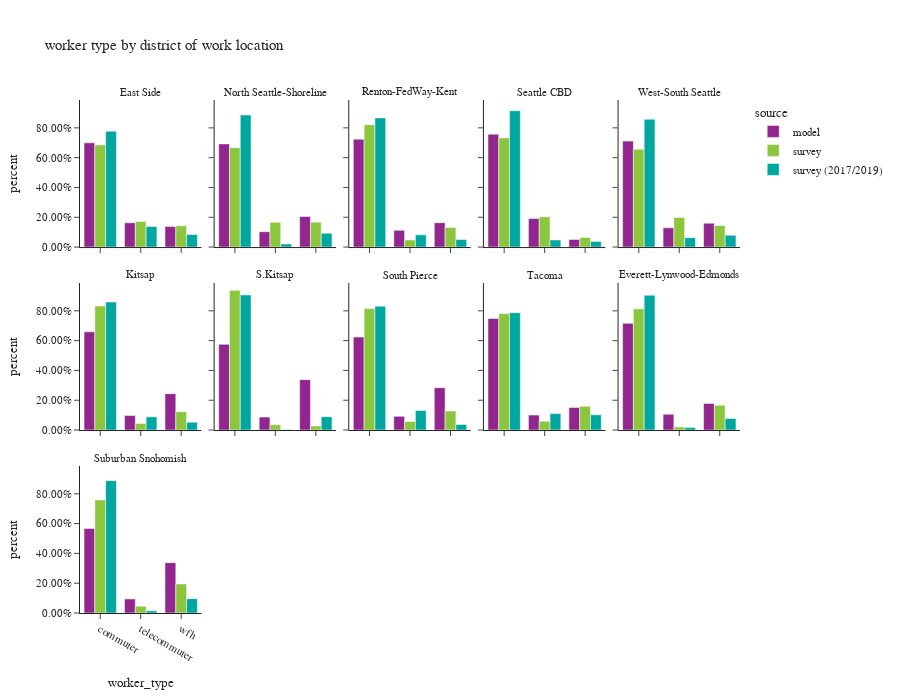

The notebook cell saved with this chart:
### Code cell
df_worker_count = workers.groupby(['source','CountyName_work','district_name_work','worker_type'])['pdexpfac']. \
    sum().reset_index()
df_worker_count['percent'] = df_worker_count.groupby(['source','CountyName_work','district_name_work'], group_keys=False)['pdexpfac']. \
    apply(lambda x: x / float(x.sum()))

df_worker_count_ct = workers.groupby(['source','CountyName_work','district_name_work','worker_type'])['pdexpfac'].count().reset_index(). \
    rename(columns={'pdexpfac':'sample count'})
df_worker_count = df_worker_count.merge(df_worker_count_ct, on=['source','CountyName_work','district_name_work','worker_type']). \
    rename(columns={'pdexpfac':'total count'})

fig = px.bar(df_worker_count.sort_values(by=['source','CountyName_work','district_name_work']), x='worker_type', y="percent",
             facet_col="district_name_work",facet_col_wrap=5,color="source",
             barmode="group",hover_data=['sample count','total count'],
             title="worker type by district of work location")
fig.for_each_annotation(lambda a: a.update(text = a.text.split("=")[-1]))
fig.update_layout(height=700, width=900, font=dict(size=11))
fig.for_each_yaxis(lambda a: a.update(tickformat = ".2%"))
fig.update_xaxes(categoryorder='array', categoryarray= ['commuter','telecommuter','wfh'])
fig.show()

### Figure 1 — Plotly figure (JSON) as saved in the notebook; plotly's stock layout.template omitted (floating-point values rounded to 4 significant figures)
{"data": [{"alignmentgroup": "True", "customdata": [[298429, 298429], [69574, 69574], [58503, 58503]], "hovertemplate": "source=model<br>district_name_work=East Side<br>worker_type=%{x}<br>percent=%{y}<br>sample count=%{customdata[0]}<br>total count=%{customdata[1]}<extra></extra>", "legendgroup": "model", "marker": {"color": "#91268F", "pattern": {"shape": ""}}, "name": "model", "offsetgroup": "model", "orientation": "v", "showlegend": true, "textposition": "auto", "type": "bar", "x": ["commuter", "telecommuter", "wfh"], "xaxis": "x11", "y": [0.6997, 0.1631, 0.1372], "yaxis": "y11"}, {"alignmentgroup": "True", "customdata": [[110846, 110846], [16535, 16535], [32728, 32728]], "hovertemplate": "source=model<br>district_name_work=North Seattle-Shoreline<br>worker_type=%{x}<br>percent=%{y}<br>sample count=%{customdata[0]}<br>total count=%{customdata[1]}<extra></extra>", "legendgroup": "model", "marker": {"color": "#91268F", "pattern": {"shape": ""}}, "name": "model", "offsetgroup": "model", "orientation": "v", "showlegend": false, "textposition": "auto", "type": "bar", "x": ["commuter", "telecommuter", "wfh"], "xaxis": "x12", "y": [0.6923, 0.1033, 0.2044], "yaxis": "y12"}, {"alignmentgroup": "True", "customdata": [[252672, 252672], [39263, 39263], [57157, 57157]], "hovertemplate": "source=model<br>district_name_work=Renton-FedWay-Kent<br>worker_type=%{x}<br>percent=%{y}<br>sample count=%{customdata[0]}<br>total count=%{customdata[1]}<extra></extra>", "legendgroup": "model", "marker": {"color": "#91268F", "pattern": {"shape": ""}}, "name": "model", "offsetgroup": "model", "orientation": "v", "showlegend": false, "textposition": "auto", "type": "bar", "x": ["commuter", "telecommuter", "wfh"], "xaxis": "x13", "y": [0.7238, 0.1125, 0.1637], "yaxis": "y13"}, {"alignmentgroup": "True", "customdata": [[263535, 263535], [66534, 66534], [17751, 17751]], "hovertemplate": "source=model<br>district_name_work=Seattle CBD<br>worker_type=%{x}<br>percent=%{y}<br>sample count=%{customdata[0]}<br>total count=%{customdata[1]}<extra></extra>", "legendgroup": "model", "marker": {"color": "#91268F", "pattern": {"shape": ""}}, "name": "model", "offsetgroup": "model", "orientation": "v", "showlegend": false, "textposition": "auto", "type": "bar", "x": ["commuter", "telecommuter", "wfh"], "xaxis": "x14", "y": [0.7577, 0.1913, 0.05104], "yaxis": "y14"}, {"alignmentgroup": "True", "customdata": [[103977, 103977], [18883, 18883], [23378, 23378]], "hovertemplate": "source=model<br>district_name_work=West-South Seattle<br>worker_type=%{x}<br>percent=%{y}<br>sample count=%{customdata[0]}<br>total count=%{customdata[1]}<extra></extra>", "legendgroup": "model", "marker": {"color": "#91268F", "pattern": {"shape": ""}}, "name": "model", "offsetgroup": "model", "orientation": "v", "showlegend": false, "textposition": "auto", "type": "bar", "x": ["commuter", "telecommuter", "wfh"], "xaxis": "x15", "y": [0.711, 0.1291, 0.1599], "yaxis": "y15"}, {"alignmentgroup": "True", "customdata": [[79378, 79378], [11677, 11677], [29385, 29385]], "hovertemplate": "source=model<br>district_name_work=Kitsap<br>worker_type=%{x}<br>percent=%{y}<br>sample count=%{customdata[0]}<br>total count=%{customdata[1]}<extra></extra>", "legendgroup": "model", "marker": {"color": "#91268F", "pattern": {"shape": ""}}, "name": "model", "offsetgroup": "model", "orientation": "v", "showlegend": false, "textposition": "auto", "type": "bar", "x": ["commuter", "telecommuter", "wfh"], "xaxis": "x6", "y": [0.6591, 0.09695, 0.244], "yaxis": "y6"}, {"alignmentgroup": "True", "customdata": [[16181, 16181], [2437, 2437], [9507, 9507]], "hovertemplate": "source=model<br>district_name_work=S.Kitsap<br>worker_type=%{x}<br>percent=%{y}<br>sample count=%{customdata[0]}<br>total count=%{customdata[1]}<extra></extra>", "legendgroup": "model", "marker": {"color": "#91268F", "pattern": {"shape": ""}}, "name": "model", "offsetgroup": "model", "orientation": "v", "showlegend": false, "textposition": "auto", "type": "bar", "x": ["commuter", "telecommuter", "wfh"], "xaxis": "x7", "y": [0.5753, 0.08665, 0.338], "yaxis": "y7"}, {"alignmentgroup": "True", "customdata": [[109616, 109616], [16124, 16124], [49931, 49931]], "hovertemplate": "source=model<br>district_name_work=South Pierce<br>worker_type=%{x}<br>percent=%{y}<br>sample count=%{customdata[0]}<br>total count=%{customdata[1]}<extra></extra>", "legendgroup": "model", "marker": {"color": "#91268F", "pattern": {"shape": ""}}, "name": "model", "offsetgroup": "model", "orientation": "v", "showlegend": false, "textposition": "auto", "type": "bar", "x": ["commuter", "telecommuter", "wfh"], "xaxis": "x8", "y": [0.624, 0.09179, 0.2842], "yaxis": "y8"}, {"alignmentgroup": "True", "customdata": [[106740, 106740], [14323, 14323], [21539, 21539]], "hovertemplate": "source=model<br>district_name_work=Tacoma<br>worker_type=%{x}<br>percent=%{y}<br>sample count=%{customdata[0]}<br>total count=%{customdata[1]}<extra></extra>", "legendgroup": "model", "marker": {"color": "#91268F", "pattern": {"shape": ""}}, "name": "model", "offsetgroup": "model", "orientation": "v", "showlegend": false, "textposition": "auto", "type": "bar", "x": ["commuter", "telecommuter", "wfh"], "xaxis": "x9", "y": [0.7485, 0.1004, 0.151], "yaxis": "y9"}, {"alignmentgroup": "True", "customdata": [[114687, 114687], [16975, 16975], [28571, 28571]], "hovertemplate": "source=model<br>district_name_work=Everett-Lynwood-Edmonds<br>worker_type=%{x}<br>percent=%{y}<br>sample count=%{customdata[0]}<br>total count=%{customdata[1]}<extra></extra>", "legendgroup": "model", "marker": {"color": "#91268F", "pattern": {"shape": ""}}, "name": "model", "offsetgroup": "model", "orientation": "v", "showlegend": false, "textposition": "auto", "type": "bar", "x": ["commuter", "telecommuter", "wfh"], "xaxis": "x10", "y": [0.7158, 0.1059, 0.1783], "yaxis": "y10"}, {"alignmentgroup": "True", "customdata": [[89271, 89271], [14853, 14853], [53146, 53146]], "hovertemplate": "source=model<br>district_name_work=Suburban Snohomish<br>worker_type=%{x}<br>percent=%{y}<br>sample count=%{customdata[0]}<br>total count=%{customdata[1]}<extra></extra>", "legendgroup": "model", "marker": {"color": "#91268F", "pattern": {"shape": ""}}, "name": "model", "offsetgroup": "model", "orientation": "v", "showlegend": false, "textposition": "auto", "type": "bar", "x": ["commuter", "telecommuter", "wfh"], "xaxis": "x", "y": [0.5676, 0.09444, 0.3379], "yaxis": "y"}, {"alignmentgroup": "True", "customdata": [[405, 244300.0], [177, 61190.0], [176, 50860.0]], "hovertemplate": "source=survey<br>district_name_work=East Side<br>worker_type=%{x}<br>percent=%{y}<br>sample count=%{customdata[0]}<br>total count=%{customdata[1]}<extra></extra>", "legendgroup": "survey", "marker": {"color": "#8CC63E", "pattern": {"shape": ""}}, "name": "survey", "offsetgroup": "survey", "orientation": "v", "showlegend": true, "textposition": "auto", "type": "bar", "x": ["commuter", "telecommuter", "wfh"], "xaxis": "x11", "y": [0.6856, 0.1717, 0.1427], "yaxis": "y11"}, {"alignmentgroup": "True", "customdata": [[262, 99270.0], [87, 24690.0], [147, 24900.0]], "hovertemplate": "source=survey<br>district_name_work=North Seattle-Shoreline<br>worker_type=%{x}<br>percent=%{y}<br>sample count=%{customdata[0]}<br>total count=%{customdata[1]}<extra></extra>", "legendgroup": "survey", "marker": {"color": "#8CC63E", "pattern": {"shape": ""}}, "name": "survey", "offsetgroup": "survey", "orientation": "v", "showlegend": false, "textposition": "auto", "type": "bar", "x": ["commuter", "telecommuter", "wfh"], "xaxis": "x12", "y": [0.6669, 0.1658, 0.1673], "yaxis": "y12"}, {"alignmentgroup": "True", "customdata": [[182, 230700.0], [45, 13360.0], [39, 36860.0]], "hovertemplate": "source=survey<br>district_name_work=Renton-FedWay-Kent<br>worker_type=%{x}<br>percent=%{y}<br>sample count=%{customdata[0]}<br>total count=%{customdata[1]}<extra></extra>", "legendgroup": "survey", "marker": {"color": "#8CC63E", "pattern": {"shape": ""}}, "name": "survey", "offsetgroup": "survey", "orientation": "v", "showlegend": false, "textposition": "auto", "type": "bar", "x": ["commuter", "telecommuter", "wfh"], "xaxis": "x13", "y": [0.8213, 0.04754, 0.1312], "yaxis": "y13"}, {"alignmentgroup": "True", "customdata": [[473, 189500.0], [253, 52640.0], [127, 16610.0]], "hovertemplate": "source=survey<br>district_name_work=Seattle CBD<br>worker_type=%{x}<br>percent=%{y}<br>sample count=%{customdata[0]}<br>total count=%{customdata[1]}<extra></extra>", "legendgroup": "survey", "marker": {"color": "#8CC63E", "pattern": {"shape": ""}}, "name": "survey", "offsetgroup": "survey", "orientation": "v", "showlegend": false, "textposition": "auto", "type": "bar", "x": ["commuter", "telecommuter", "wfh"], "xaxis": "x14", "y": [0.7323, 0.2035, 0.0642], "yaxis": "y14"}, {"alignmentgroup": "True", "customdata": [[143, 96100.0], [74, 29110.0], [78, 21170.0]], "hovertemplate": "source=survey<br>district_name_work=West-South Seattle<br>worker_type=%{x}<br>percent=%{y}<br>sample count=%{customdata[0]}<br>total count=%{customdata[1]}<extra></extra>", "legendgroup": "survey", "marker": {"color": "#8CC63E", "pattern": {"shape": ""}}, "name": "survey", "offsetgroup": "survey", "orientation": "v", "showlegend": false, "textposition": "auto", "type": "bar", "x": ["commuter", "telecommuter", "wfh"], "xaxis": "x15", "y": [0.6565, 0.1989, 0.1446], "yaxis": "y15"}, {"alignmentgroup": "True", "customdata": [[96, 85280.0], [13, 4550.0], [43, 12550.0]], "hovertemplate": "source=survey<br>district_name_work=Kitsap<br>worker_type=%{x}<br>percent=%{y}<br>sample count=%{customdata[0]}<br>total count=%{customdata[1]}<extra></extra>", "legendgroup": "survey", "marker": {"color": "#8CC63E", "pattern": {"shape": ""}}, "name": "survey", "offsetgroup": "survey", "orientation": "v", "showlegend": false, "textposition": "auto", "type": "bar", "x": ["commuter", "telecommuter", "wfh"], "xaxis": "x6", "y": [0.833, 0.04444, 0.1226], "yaxis": "y6"}, {"alignmentgroup": "True", "customdata": [[10, 14060.0], [4, 528.4], [3, 408.8]], "hovertemplate": "source=survey<br>district_name_work=S.Kitsap<br>worker_type=%{x}<br>percent=%{y}<br>sample count=%{customdata[0]}<br>total count=%{customdata[1]}<extra></extra>", "legendgroup": "survey", "marker": {"color": "#8CC63E", "pattern": {"shape": ""}}, "name": "survey", "offsetgroup": "survey", "orientation": "v", "showlegend": false, "textposition": "auto", "type": "bar", "x": ["commuter", "telecommuter", "wfh"], "xaxis": "x7", "y": [0.9375, 0.03523, 0.02726], "yaxis": "y7"}, {"alignmentgroup": "True", "customdata": [[92, 142000.0], [16, 10040.0], [24, 22240.0]], "hovertemplate": "source=survey<br>district_name_work=South Pierce<br>worker_type=%{x}<br>percent=%{y}<br>sample count=%{customdata[0]}<br>total count=%{customdata[1]}<extra></extra>", "legendgroup": "survey", "marker": {"color": "#8CC63E", "pattern": {"shape": ""}}, "name": "survey", "offsetgroup": "survey", "orientation": "v", "showlegend": false, "textposition": "auto", "type": "bar", "x": ["commuter", "telecommuter", "wfh"], "xaxis": "x8", "y": [0.8148, 0.05762, 0.1276], "yaxis": "y8"}, {"alignmentgroup": "True", "customdata": [[80, 80930.0], [11, 6103.0], [28, 16470.0]], "hovertemplate": "source=survey<br>district_name_work=Tacoma<br>worker_type=%{x}<br>percent=%{y}<br>sample count=%{customdata[0]}<br>total count=%{customdata[1]}<extra></extra>", "legendgroup": "survey", "marker": {"color": "#8CC63E", "pattern": {"shape": ""}}, "name": "survey", "offsetgroup": "survey", "orientation": "v", "showlegend": false, "textposition": "auto", "type": "bar", "x": ["commuter", "telecommuter", "wfh"], "xaxis": "x9", "y": [0.7819, 0.05896, 0.1591], "yaxis": "y9"}, {"alignmentgroup": "True", "customdata": [[103, 99790.0], [20, 2548.0], [35, 20400.0]], "hovertemplate": "source=survey<br>district_name_work=Everett-Lynwood-Edmonds<br>worker_type=%{x}<br>percent=%{y}<br>sample count=%{customdata[0]}<br>total count=%{customdata[1]}<extra></extra>", "legendgroup": "survey", "marker": {"color": "#8CC63E", "pattern": {"shape": ""}}, "name": "survey", "offsetgroup": "survey", "orientation": "v", "showlegend": false, "textposition": "auto", "type": "bar", "x": ["commuter", "telecommuter", "wfh"], "xaxis": "x10", "y": [0.813, 0.02076, 0.1662], "yaxis": "y10"}, {"alignmentgroup": "True", "customdata": [[100, 114100.0], [15, 6930.0], [50, 29330.0]], "hovertemplate": "source=survey<br>district_name_work=Suburban Snohomish<br>worker_type=%{x}<br>percent=%{y}<br>sample count=%{customdata[0]}<br>total count=%{customdata[1]}<extra></extra>", "legendgroup": "survey", "marker": {"color": "#8CC63E", "pattern": {"shape": ""}}, "name": "survey", "offsetgroup": "survey", "orientation": "v", "showlegend": false, "textposition": "auto", "type": "bar", "x": ["commuter", "telecommuter", "wfh"], "xaxis": "x", "y": [0.7588, 0.04609, 0.1951], "yaxis": "y"}, {"alignmentgroup": "True", "customdata": [[1052, 203900.0], [99, 36370.0], [76, 22140.0]], "hovertemplate": "source=survey (2017/2019)<br>district_name_work=East Side<br>worker_type=%{x}<br>percent=%{y}<br>sample count=%{customdata[0]}<br>total count=%{customdata[1]}<extra></extra>", "legendgroup": "survey (2017/2019)", "marker": {"color": "#00A7A0", "pattern": {"shape": ""}}, "name": "survey (2017/2019)", "offsetgroup": "survey (2017/2019)", "orientation": "v", "showlegend": true, "textposition": "auto", "type": "bar", "x": ["commuter", "telecommuter", "wfh"], "xaxis": "x11", "y": [0.777, 0.1386, 0.08437], "yaxis": "y11"}, {"alignmentgroup": "True", "customdata": [[710, 109300.0], [47, 2522.0], [130, 11460.0]], "hovertemplate": "source=survey (2017/2019)<br>district_name_work=North Seattle-Shoreline<br>worker_type=%{x}<br>percent=%{y}<br>sample count=%{customdata[0]}<br>total count=%{customdata[1]}<extra></extra>", "legendgroup": "survey (2017/2019)", "marker": {"color": "#00A7A0", "pattern": {"shape": ""}}, "name": "survey (2017/2019)", "offsetgroup": "survey (2017/2019)", "orientation": "v", "showlegend": false, "textposition": "auto", "type": "bar", "x": ["commuter", "telecommuter", "wfh"], "xaxis": "x12", "y": [0.8866, 0.02045, 0.09294], "yaxis": "y12"}, {"alignmentgroup": "True", "customdata": [[343, 151700.0], [15, 14350.0], [16, 8970.0]], "hovertemplate": "source=survey (2017/2019)<br>district_name_work=Renton-FedWay-Kent<br>worker_type=%{x}<br>percent=%{y}<br>sample count=%{customdata[0]}<br>total count=%{customdata[1]}<extra></extra>", "legendgroup": "survey (2017/2019)", "marker": {"color": "#00A7A0", "pattern": {"shape": ""}}, "name": "survey (2017/2019)", "offsetgroup": "survey (2017/2019)", "orientation": "v", "showlegend": false, "textposition": "auto", "type": "bar", "x": ["commuter", "telecommuter", "wfh"], "xaxis": "x13", "y": [0.8668, 0.08197, 0.05125], "yaxis": "y13"}, {"alignmentgroup": "True", "customdata": [[1937, 218400.0], [90, 11430.0], [154, 8982.0]], "hovertemplate": "source=survey (2017/2019)<br>district_name_work=Seattle CBD<br>worker_type=%{x}<br>percent=%{y}<br>sample count=%{customdata[0]}<br>total count=%{customdata[1]}<extra></extra>", "legendgroup": "survey (2017/2019)", "marker": {"color": "#00A7A0", "pattern": {"shape": ""}}, "name": "survey (2017/2019)", "offsetgroup": "survey (2017/2019)", "orientation": "v", "showlegend": false, "textposition": "auto", "type": "bar", "x": ["commuter", "telecommuter", "wfh"], "xaxis": "x14", "y": [0.9145, 0.04784, 0.03761], "yaxis": "y14"}, {"alignmentgroup": "True", "customdata": [[392, 54040.0], [28, 3984.0], [95, 4956.0]], "hovertemplate": "source=survey (2017/2019)<br>district_name_work=West-South Seattle<br>worker_type=%{x}<br>percent=%{y}<br>sample count=%{customdata[0]}<br>total count=%{customdata[1]}<extra></extra>", "legendgroup": "survey (2017/2019)", "marker": {"color": "#00A7A0", "pattern": {"shape": ""}}, "name": "survey (2017/2019)", "offsetgroup": "survey (2017/2019)", "orientation": "v", "showlegend": false, "textposition": "auto", "type": "bar", "x": ["commuter", "telecommuter", "wfh"], "xaxis": "x15", "y": [0.8581, 0.06325, 0.07869], "yaxis": "y15"}, {"alignmentgroup": "True", "customdata": [[108, 54030.0], [11, 5561.0], [25, 3319.0]], "hovertemplate": "source=survey (2017/2019)<br>district_name_work=Kitsap<br>worker_type=%{x}<br>percent=%{y}<br>sample count=%{customdata[0]}<br>total count=%{customdata[1]}<extra></extra>", "legendgroup": "survey (2017/2019)", "marker": {"color": "#00A7A0", "pattern": {"shape": ""}}, "name": "survey (2017/2019)", "offsetgroup": "survey (2017/2019)", "orientation": "v", "showlegend": false, "textposition": "auto", "type": "bar", "x": ["commuter", "telecommuter", "wfh"], "xaxis": "x6", "y": [0.8588, 0.0884, 0.05276], "yaxis": "y6"}, {"alignmentgroup": "True", "customdata": [[18, 14300.0], [1, 60.89], [8, 1412.0]], "hovertemplate": "source=survey (2017/2019)<br>district_name_work=S.Kitsap<br>worker_type=%{x}<br>percent=%{y}<br>sample count=%{customdata[0]}<br>total count=%{customdata[1]}<extra></extra>", "legendgroup": "survey (2017/2019)", "marker": {"color": "#00A7A0", "pattern": {"shape": ""}}, "name": "survey (2017/2019)", "offsetgroup": "survey (2017/2019)", "orientation": "v", "showlegend": false, "textposition": "auto", "type": "bar", "x": ["commuter", "telecommuter", "wfh"], "xaxis": "x7", "y": [0.9066, 0.003862, 0.08953], "yaxis": "y7"}, {"alignmentgroup": "True", "customdata": [[155, 76200.0], [16, 12070.0], [18, 3462.0]], "hovertemplate": "source=survey (2017/2019)<br>district_name_work=South Pierce<br>worker_type=%{x}<br>percent=%{y}<br>sample count=%{customdata[0]}<br>total count=%{customdata[1]}<extra></extra>", "legendgroup": "survey (2017/2019)", "marker": {"color": "#00A7A0", "pattern": {"shape": ""}}, "name": "survey (2017/2019)", "offsetgroup": "survey (2017/2019)", "orientation": "v", "showlegend": false, "textposition": "auto", "type": "bar", "x": ["commuter", "telecommuter", "wfh"], "xaxis": "x8", "y": [0.8307, 0.1316, 0.03774], "yaxis": "y8"}, {"alignmentgroup": "True", "customdata": [[137, 92150.0], [16, 12900.0], [17, 11980.0]], "hovertemplate": "source=survey (2017/2019)<br>district_name_work=Tacoma<br>worker_type=%{x}<br>percent=%{y}<br>sample count=%{customdata[0]}<br>total count=%{customdata[1]}<extra></extra>", "legendgroup": "survey (2017/2019)", "marker": {"color": "#00A7A0", "pattern": {"shape": ""}}, "name": "survey (2017/2019)", "offsetgroup": "survey (2017/2019)", "orientation": "v", "showlegend": false, "textposition": "auto", "type": "bar", "x": ["commuter", "telecommuter", "wfh"], "xaxis": "x9", "y": [0.7874, 0.1103, 0.1024], "yaxis": "y9"}, {"alignmentgroup": "True", "customdata": [[224, 105400.0], [12, 2072.0], [14, 9005.0]], "hovertemplate": "source=survey (2017/2019)<br>district_name_work=Everett-Lynwood-Edmonds<br>worker_type=%{x}<br>percent=%{y}<br>sample count=%{customdata[0]}<br>total count=%{customdata[1]}<extra></extra>", "legendgroup": "survey (2017/2019)", "marker": {"color": "#00A7A0", "pattern": {"shape": ""}}, "name": "survey (2017/2019)", "offsetgroup": "survey (2017/2019)", "orientation": "v", "showlegend": false, "textposition": "auto", "type": "bar", "x": ["commuter", "telecommuter", "wfh"], "xaxis": "x10", "y": [0.9049, 0.01779, 0.07729], "yaxis": "y10"}, {"alignmentgroup": "True", "customdata": [[106, 59510.0], [3, 1036.0], [15, 6450.0]], "hovertemplate": "source=survey (2017/2019)<br>district_name_work=Suburban Snohomish<br>worker_type=%{x}<br>percent=%{y}<br>sample count=%{customdata[0]}<br>total count=%{customdata[1]}<extra></extra>", "legendgroup": "survey (2017/2019)", "marker": {"color": "#00A7A0", "pattern": {"shape": ""}}, "name": "survey (2017/2019)", "offsetgroup": "survey (2017/2019)", "orientation": "v", "showlegend": false, "textposition": "auto", "type": "bar", "x": ["commuter", "telecommuter", "wfh"], "xaxis": "x", "y": [0.8883, 0.01546, 0.09628], "yaxis": "y"}], "layout": {"annotations": [{"font": {}, "showarrow": false, "text": "Suburban Snohomish", "x": 0.092, "xanchor": "center", "xref": "paper", "y": 0.2867, "yanchor": "bottom", "yref": "paper"}, {"font": {}, "showarrow": false, "text": "Kitsap", "x": 0.092, "xanchor": "center", "xref": "paper", "y": 0.6433, "yanchor": "bottom", "yref": "paper"}, {"font": {}, "showarrow": false, "text": "S.Kitsap", "x": 0.296, "xanchor": "center", "xref": "paper", "y": 0.6433, "yanchor": "bottom", "yref": "paper"}, {"font": {}, "showarrow": false, "text": "South Pierce", "x": 0.5, "xanchor": "center", "xref": "paper", "y": 0.6433, "yanchor": "bottom", "yref": "paper"}, {"font": {}, "showarrow": false, "text": "Tacoma", "x": 0.704, "xanchor": "center", "xref": "paper", "y": 0.6433, "yanchor": "bottom", "yref": "paper"}, {"font": {}, "showarrow": false, "text": "Everett-Lynwood-Edmonds", "x": 0.908, "xanchor": "center", "xref": "paper", "y": 0.6433, "yanchor": "bottom", "yref": "paper"}, {"font": {}, "showarrow": false, "text": "East Side", "x": 0.092, "xanchor": "center", "xref": "paper", "y": 1.0, "yanchor": "bottom", "yref": "paper"}, {"font": {}, "showarrow": false, "text": "North Seattle-Shoreline", "x": 0.296, "xanchor": "center", "xref": "paper", "y": 1.0, "yanchor": "bottom", "yref": "paper"}, {"font": {}, "showarrow": false, "text": "Renton-FedWay-Kent", "x": 0.5, "xanchor": "center", "xref": "paper", "y": 1.0, "yanchor": "bottom", "yref": "paper"}, {"font": {}, "showarrow": false, "text": "Seattle CBD", "x": 0.704, "xanchor": "center", "xref": "paper", "y": 1.0, "yanchor": "bottom", "yref": "paper"}, {"font": {}, "showarrow": false, "text": "West-South Seattle", "x": 0.908, "xanchor": "center", "xref": "paper", "y": 1.0, "yanchor": "bottom", "yref": "paper"}], "barmode": "group", "font": {"size": 11}, "height": 700, "legend": {"title": {"text": "source"}, "tracegroupgap": 0}, "title": {"text": "worker type by district of work location"}, "width": 900, "xaxis": {"anchor": "y", "categoryarray": ["commuter", "telecommuter", "wfh"], "categoryorder": "array", "domain": [0, 0.184], "title": {"text": "worker_type"}}, "xaxis10": {"anchor": "y10", "categoryarray": ["commuter", "telecommuter", "wfh"], "categoryorder": "array", "domain": [0.816, 1], "matches": "x", "showticklabels": false}, "xaxis11": {"anchor": "y11", "categoryarray": ["commuter", "telecommuter", "wfh"], "categoryorder": "array", "domain": [0, 0.184], "matches": "x", "showticklabels": false}, "xaxis12": {"anchor": "y12", "categoryarray": ["commuter", "telecommuter", "wfh"], "categoryorder": "array", "domain": [0.204, 0.388], "matches": "x", "showticklabels": false}, "xaxis13": {"anchor": "y13", "categoryarray": ["commuter", "telecommuter", "wfh"], "categoryorder": "array", "domain": [0.408, 0.592], "matches": "x", "showticklabels": false}, "xaxis14": {"anchor": "y14", "categoryarray": ["commuter", "telecommuter", "wfh"], "categoryorder": "array", "domain": [0.612, 0.796], "matches": "x", "showticklabels": false}, "xaxis15": {"anchor": "y15", "categoryarray": ["commuter", "telecommuter", "wfh"], "categoryorder": "array", "domain": [0.816, 1], "matches": "x", "showticklabels": false}, "xaxis2": {"anchor": "y2", "categoryarray": ["commuter", "telecommuter", "wfh"], "categoryorder": "array", "domain": [0.204, 0.388], "matches": "x", "title": {"text": "worker_type"}}, "xaxis3": {"anchor": "y3", "categoryarray": ["commuter", "telecommuter", "wfh"], "categoryorder": "array", "domain": [0.408, 0.592], "matches": "x", "title": {"text": "worker_type"}}, "xaxis4": {"anchor": "y4", "categoryarray": ["commuter", "telecommuter", "wfh"], "categoryorder": "array", "domain": [0.612, 0.796], "matches": "x", "title": {"text": "worker_type"}}, "xaxis5": {"anchor": "y5", "categoryarray": ["commuter", "telecommuter", "wfh"], "categoryorder": "array", "domain": [0.816, 1], "matches": "x", "title": {"text": "worker_type"}}, "xaxis6": {"anchor": "y6", "categoryarray": ["commuter", "telecommuter", "wfh"], "categoryorder": "array", "domain": [0, 0.184], "matches": "x", "showticklabels": false}, "xaxis7": {"anchor": "y7", "categoryarray": ["commuter", "telecommuter", "wfh"], "categoryorder": "array", "domain": [0.204, 0.388], "matches": "x", "showticklabels": false}, "xaxis8": {"anchor": "y8", "categoryarray": ["commuter", "telecommuter", "wfh"], "categoryorder": "array", "domain": [0.408, 0.592], "matches": "x", "showticklabels": false}, "xaxis9": {"anchor": "y9", "categoryarray": ["commuter", "telecommuter", "wfh"], "categoryorder": "array", "domain": [0.612, 0.796], "matches": "x", "showticklabels": false}, "yaxis": {"anchor": "x", "domain": [0, 0.2867], "tickformat": ".2%", "title": {"text": "percent"}}, "yaxis10": {"anchor": "x10", "domain": [0.3567, 0.6433], "matches": "y", "showticklabels": false, "tickformat": ".2%"}, "yaxis11": {"anchor": "x11", "domain": [0.7133, 1.0], "matches": "y", "tickformat": ".2%", "title": {"text": "percent"}}, "yaxis12": {"anchor": "x12", "domain": [0.7133, 1.0], "matches": "y", "showticklabels": false, "tickformat": ".2%"}, "yaxis13": {"anchor": "x13", "domain": [0.7133, 1.0], "matches": "y", "showticklabels": false, "tickformat": ".2%"}, "yaxis14": {"anchor": "x14", "domain": [0.7133, 1.0], "matches": "y", "showticklabels": false, "tickformat": ".2%"}, "yaxis15": {"anchor": "x15", "domain": [0.7133, 1.0], "matches": "y", "showticklabels": false, "tickformat": ".2%"}, "yaxis2": {"anchor": "x2", "domain": [0, 0.2867], "matches": "y", "showticklabels": false, "tickformat": ".2%"}, "yaxis3": {"anchor": "x3", "domain": [0, 0.2867], "matches": "y", "showticklabels": false, "tickformat": ".2%"}, "yaxis4": {"anchor": "x4", "domain": [0, 0.2867], "matches": "y", "showticklabels": false, "tickformat": ".2%"}, "yaxis5": {"anchor": "x5", "domain": [0, 0.2867], "matches": "y", "showticklabels": false, "tickformat": ".2%"}, "yaxis6": {"anchor": "x6", "domain": [0.3567, 0.6433], "matches": "y", "tickformat": ".2%", "title": {"text": "percent"}}, "yaxis7": {"anchor": "x7", "domain": [0.3567, 0.6433], "matches": "y", "showticklabels": false, "tickformat": ".2%"}, "yaxis8": {"anchor": "x8", "domain": [0.3567, 0.6433], "matches": "y", "showticklabels": false, "tickformat": ".2%"}, "yaxis9": {"anchor": "x9", "domain": [0.3567, 0.6433], "matches": "y", "showticklabels": false, "tickformat": ".2%"}}}
